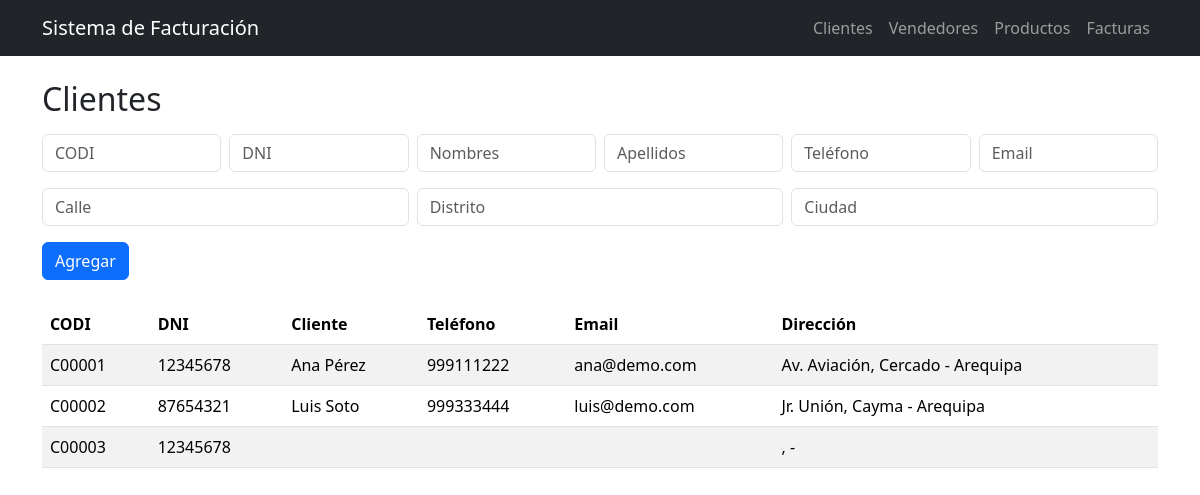
Before: /clientes with the older database file.
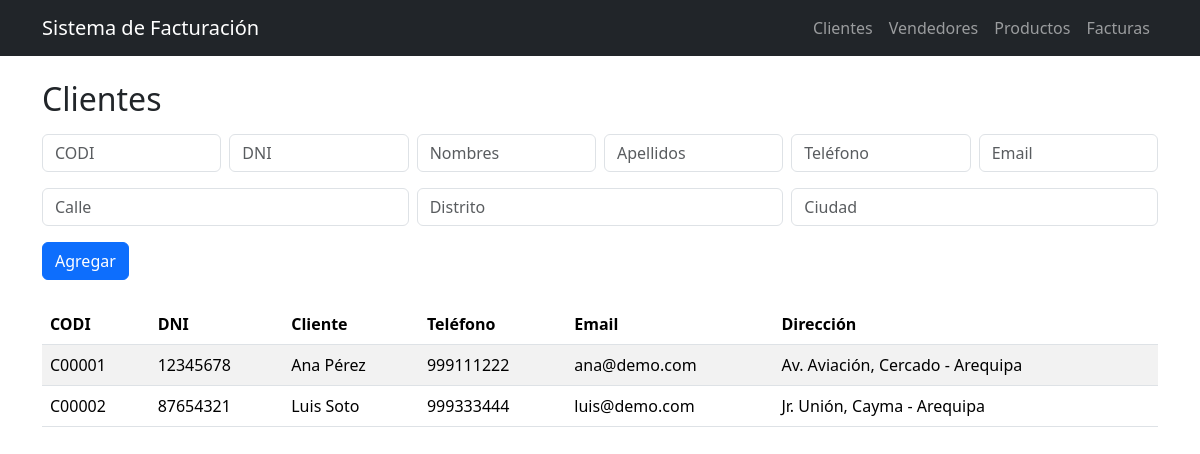
After: the same page with the newer database file.
### tables this page shows
CREATE TABLE "CLIENTE" (
  CODI  CHAR(6)      PRIMARY KEY,
  DNI   CHAR(8)      NOT NULL CHECK (length(DNI)=8 AND DNI GLOB '[0-9]*'),
  NOMB  VARCHAR(40)  NOT NULL,
  APEL  VARCHAR(40)  NOT NULL,
  TELF  VARCHAR(15),
  EMAIL VARCHAR(60),
  CALLE VARCHAR(40),
  DIST  VARCHAR(30),
  CIUD  VARCHAR(30),
  UNIQUE (DNI),
  UNIQUE (EMAIL),
  UNIQUE (TELF)
);

### app.py (the view)
@app.route("/clientes")
def clientes():
    db = get_db()
    rows = db.execute("SELECT * FROM CLIENTE ORDER BY CODI").fetchall()
    return render_template("clientes.html", rows=rows)

### app.py (called while the page is built)
def get_db():
    db = getattr(g, "_db", None)
    if db is None:
        need_init = not os.path.exists(DB_PATH)
        db = g._db = sqlite3.connect(DB_PATH)
        db.row_factory = sqlite3.Row
        db.execute("PRAGMA foreign_keys = ON")
        if need_init:
            with open(SCHEMA_PATH, "r", encoding="utf-8") as f:
                db.executescript(f.read())
            seed(db)
            db.commit()
    return db

### templates/clientes.html
{% extends "base.html" %}
{% block content %}
<h2 class="mb-3">Clientes</h2>
<form class="row g-2 mb-4" method="post" action="{{ url_for('clientes_nuevo') }}">
  <div class="col-2"><input required name="CODI" placeholder="CODI" class="form-control"></div>
  <div class="col-2"><input name="DNI" placeholder="DNI" class="form-control"></div>
  <div class="col-2"><input name="NOMB" placeholder="Nombres" class="form-control"></div>
  <div class="col-2"><input name="APEL" placeholder="Apellidos" class="form-control"></div>
  <div class="col-2"><input name="TELF" placeholder="Teléfono" class="form-control"></div>
  <div class="col-2"><input name="EMAIL" placeholder="Email" class="form-control"></div>
  <div class="col-4"><input name="CALLE" placeholder="Calle" class="form-control mt-2"></div>
  <div class="col-4"><input name="DIST" placeholder="Distrito" class="form-control mt-2"></div>
  <div class="col-4"><input name="CIUD" placeholder="Ciudad" class="form-control mt-2"></div>
  <div class="col-12"><button class="btn btn-primary mt-2">Agregar</button></div>
</form>
<table class="table table-striped">
  <thead><tr><th>CODI</th><th>DNI</th><th>Cliente</th><th>Teléfono</th><th>Email</th><th>Dirección</th></tr></thead>
  <tbody>
  {% for r in rows %}
    <tr>
      <td>{{ r.CODI }}</td>
      <td>{{ r.DNI }}</td>
      <td>{{ r.NOMB }} {{ r.APEL }}</td>
      <td>{{ r.TELF }}</td>
      <td>{{ r.EMAIL }}</td>
      <td>{{ r.CALLE }}, {{ r.DIST }} - {{ r.CIUD }}</td>
    </tr>
  {% endfor %}
  </tbody>
</table>
{% endblock %}

### templates/base.html (shortened to what this page needs)
<!doctype html>
<html lang="es">
<head>
  <link
    href="https://cdn.jsdelivr.net/npm/bootstrap@5.3.3/dist/css/bootstrap.min.css"
    rel="stylesheet">
</head>
<body>
<nav class="navbar navbar-expand-lg bg-dark navbar-dark mb-4">
  <div class="container">
    <a class="navbar-brand" href="{{ url_for('index') }}">Sistema de Facturación</a>
    <div class="navbar-nav">
      <a class="nav-link" href="{{ url_for('clientes') }}">Clientes</a>
      <a class="nav-link" href="{{ url_for('vendedores') }}">Vendedores</a>
      <a class="nav-link" href="{{ url_for('productos') }}">Productos</a>
      <a class="nav-link" href="{{ url_for('facturas') }}">Facturas</a>
    </div>
  </div>
</nav>
<div class="container">
  {% block content %}{% endblock %}
</div>
</body>
</html>

Changed rows visible on the page:
removed CLIENTE: CODI "C00003", DNI "12345678"
